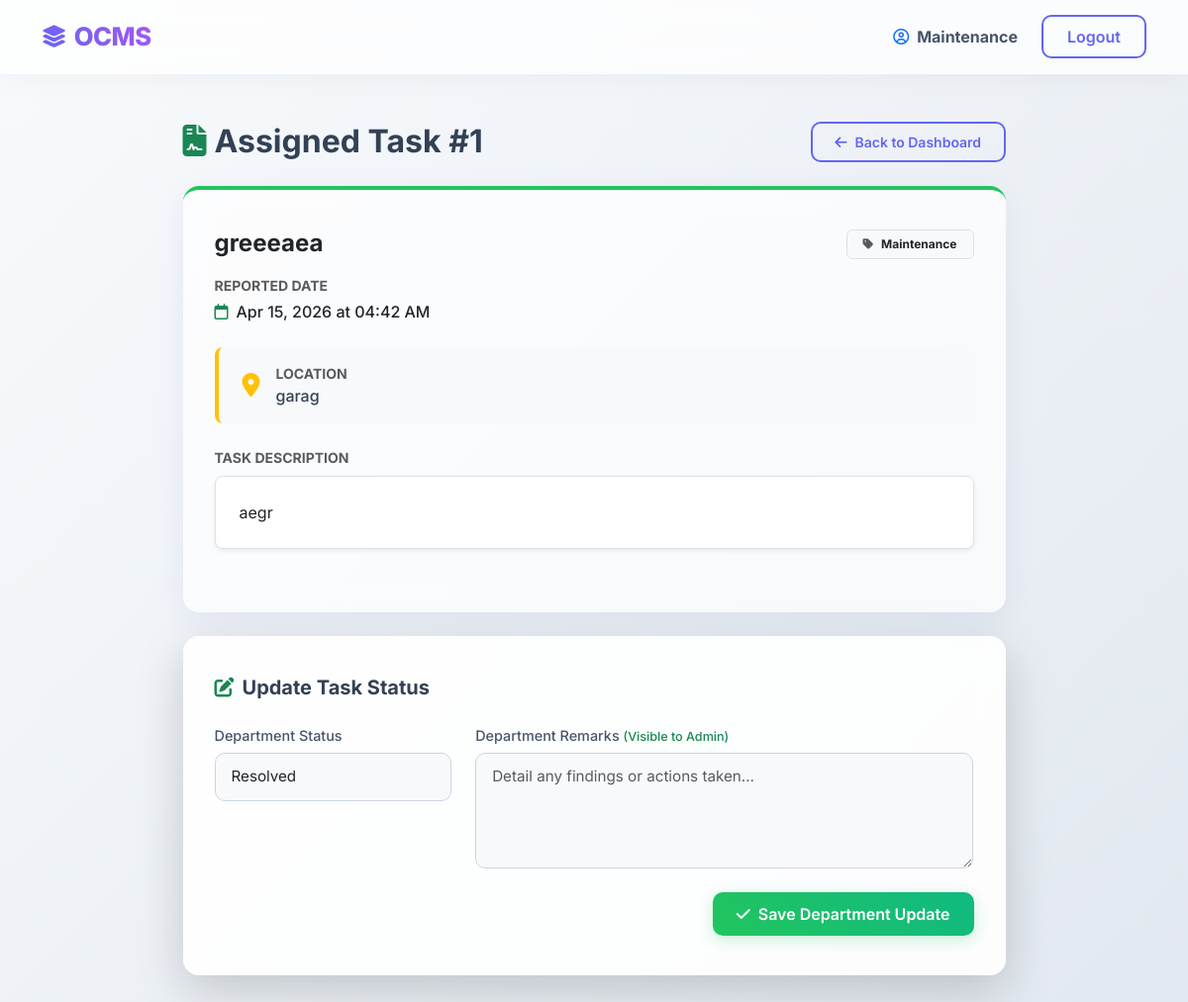
/department/complaint/1 (signed in), run on the app's committed database.
### app.py (models this page shows)
class Complaint(db.Model):
    __tablename__ = 'complaints'
    id = db.Column(db.Integer, primary_key=True)
    user_id = db.Column(db.Integer, db.ForeignKey('users.id'), nullable=False)
    title = db.Column(db.String(150), nullable=False)
    category = db.Column(db.String(50), nullable=False)
    description = db.Column(db.Text, nullable=False)
    location = db.Column(db.String(100))
    status = db.Column(db.String(20), default='Pending')
    admin_remarks = db.Column(db.Text)
    assigned_department_id = db.Column(db.Integer, db.ForeignKey('users.id'), nullable=True)
    department_status = db.Column(db.String(20), default='Pending')
    department_remarks = db.Column(db.Text)
    created_at = db.Column(db.DateTime, default=datetime.now)
    updated_at = db.Column(db.DateTime, default=datetime.now, onupdate=datetime.now)

### app.py (the view)
    @app.route('/department/complaint/<int:complaint_id>')
    @login_required(role='department')
    def department_view_complaint(complaint_id):
        c_item = Complaint.query.get_or_404(complaint_id)
        if c_item.assigned_department_id != session['user_id']:
            flash("Not assigned to your department.", "danger")
            return redirect(url_for('department_dashboard'))
        return render_template('department_complaint_detail.html', complaint=c_item)

### app.py (called while the page is built)
def login_required(role=None):
    def wrapper(func):
        @wraps(func)
        def decorated_view(*args, **kwargs):
            if 'user_id' not in session:
                return redirect(url_for('student_login'))
            if role and session.get('role') != role:
                flash("You aren't authorized to see this.", 'danger')
                return redirect(url_for('index'))
            return func(*args, **kwargs)
        return decorated_view
    return wrapper

### templates/department_complaint_detail.html (shortened to what this page needs)
{% extends 'base.html' %}
{% block content %}
<div class="row justify-content-center">
  <div class="col-lg-9">
    <div class="d-flex justify-content-between align-items-center mb-4">
      <h2 class="fw-bold mb-0">
        <i class="fa-solid fa-file-contract me-2 text-success"></i>Assigned Task #{{ complaint.id }}
      </h2>
      <a href="{{ url_for('department_dashboard') }}" class="btn btn-sm btn-custom-outline"><i class="fa-solid fa-arrow-left me-2"></i>Back to Dashboard</a>
    </div>
    <div class="glass-card mb-4 border-0" style="border-top: 4px solid #22c55e !important;">
      <div class="d-flex justify-content-between align-items-start mb-3">
        <h4 class="fw-bold mb-0 text-dark">{{ complaint.title }}</h4>
        <span class="badge bg-light text-dark border px-3 py-2"><i class="fa-solid fa-tag me-2 text-muted"></i>{{ complaint.category }}</span>
      </div>
      <div class="row mb-4">
        <div class="col-md-12">
          <p class="mb-1 text-muted small text-uppercase fw-bold">Reported Date</p>
          <div class="fw-medium text-dark">
            <i class="fa-regular fa-calendar text-success me-2"></i>{{ complaint.created_at.strftime('%b %d, %Y at %I:%M %p') }}
          </div>
        </div>
      </div>
      {% if complaint.location %}
      <div class="p-3 bg-light rounded-3 mb-4 d-flex align-items-center border-start border-4 border-warning">
        <i class="fa-solid fa-location-dot text-warning fs-4 me-3 ms-2"></i>
        <div>
          <div class="small text-muted fw-bold text-uppercase">Location</div>
          <div class="fw-medium">{{ complaint.location }}</div>
        </div>
      </div>
      {% endif %}
      <div class="mb-4">
        <p class="mb-2 text-muted small text-uppercase fw-bold">Task Description</p>
        <div class="p-4 bg-white rounded-3 border shadow-sm">
          <p class="mb-0 text-dark" style="white-space: pre-wrap;">{{ complaint.description }}</p>
        </div>
      </div>
    </div>
    <div class="glass-card border-0 shadow-lg" style="background: rgba(255, 255, 255, 0.9);">
      <h5 class="fw-bold mb-4"><i class="fa-solid fa-pen-to-square me-2 text-success"></i>Update Task Status</h5>
      <form method="post" action="{{ url_for('department_update_complaint', complaint_id=complaint.id) }}">
        <div class="row">
          <div class="col-md-4 mb-4 mb-md-0">
            <label for="department_status" class="form-label fw-medium">Department Status</label>
            <select class="form-select bg-light" id="department_status" name="department_status">
              <option value="Resolved" {% if complaint.department_status == 'Resolved' %}selected{% endif %}>Resolved</option>
            </select>
          </div>
          <div class="col-md-8 mb-4">
            <label for="department_remarks" class="form-label fw-medium">Department Remarks <span class="text-success small">(Visible to Admin)</span></label>
            <textarea class="form-control bg-light" id="department_remarks" name="department_remarks" rows="4" placeholder="Detail any findings or actions taken...">{{ complaint.department_remarks or '' }}</textarea>
          </div>
        </div>
        <div class="text-end">
          <button type="submit" class="btn btn-success-custom px-4"><i class="fa-solid fa-check me-2"></i>Save Department Update</button>
        </div>
      </form>
    </div>
  </div>
</div>
{% endblock %}

### templates/base.html (shortened to what this page needs)
<!doctype html>
<html lang="en">
<head>
  <link rel="stylesheet" href="https://cdn.jsdelivr.net/npm/bootstrap@5.3.3/dist/css/bootstrap.min.css">
  <link rel="stylesheet" href="https://cdnjs.cloudflare.com/ajax/libs/font-awesome/6.4.0/css/all.min.css">
  <link rel="stylesheet" href="{{ url_for('static', filename='css/style.css') }}">
</head>
<body>
<nav class="navbar navbar-expand-lg glass-nav mb-5 position-sticky top-0" style="z-index: 1030;">
  <div class="container">
    <a class="navbar-brand d-flex align-items-center" href="{{ url_for('index') }}">
      <i class="fa-solid fa-layer-group me-2" style="font-size: 1.4rem;"></i>
      OCMS
    </a>
    <div class="collapse navbar-collapse" id="navbarNav">
      <ul class="navbar-nav ms-auto align-items-center">
        {% if session.get('user_id') %}
          <li class="nav-item">
            <span class="navbar-text me-4 fw-bold">
              <i class="fa-regular fa-user-circle me-2 text-primary"></i>{{ session.get('user_name') }}
            </span>
          </li>
          <li class="nav-item mt-2 mt-lg-0">
            <a class="btn btn-custom-outline px-4" href="{{ url_for('logout') }}">Logout</a>
          </li>
        {% endif %}
      </ul>
    </div>
  </div>
</nav>
<div class="container fade-in mb-5">
  {% block content %}{% endblock %}
</div>
</body>
</html>

### static/css/style.css (style rules this page uses)
:root { --primary-color: #6366f1; --secondary-color: #a855f7; --bg-gradient-start: #f8fafc; --bg-gradient-end: #e2e8f0; --card-bg: rgba(255, 255, 255, 0.7); --card-border: rgba(255, 255, 255, 0.3); --shadow: 0 8px 32px 0 rgba(31, 38, 135, 0.07); }
body { font-family: 'Inter', sans-serif; background: linear-gradient(135deg, var(--bg-gradient-start), var(--bg-gradient-end)); background-attachment: fixed; min-height: 100vh; color: #334155; }
.glass-card { background: var(--card-bg); backdrop-filter: blur(12px); -webkit-backdrop-filter: blur(12px); border: 1px solid var(--card-border); box-shadow: var(--shadow); border-radius: 16px; padding: 2.5rem 2rem; transition: transform 0.3s ease, box-shadow 0.3s ease; }
.glass-nav { background: rgba(255, 255, 255, 0.75) !important; backdrop-filter: blur(15px); -webkit-backdrop-filter: blur(15px); border-bottom: 1px solid var(--card-border); box-shadow: 0 4px 30px rgba(0, 0, 0, 0.04); padding: 0.8rem 0; }
.glass-nav .navbar-brand { font-weight: 800; background: linear-gradient(45deg, var(--primary-color), var(--secondary-color)); -webkit-background-clip: text; background-clip: text; -webkit-text-fill-color: transparent; font-size: 1.6rem; letter-spacing: -0.5px; }
.glass-nav .nav-link, .glass-nav .navbar-text { color: #475569 !important; font-weight: 500; transition: color 0.3s ease; }
.btn-custom-outline { background: transparent; border: 2px solid var(--primary-color); color: var(--primary-color) !important; border-radius: 10px; padding: 0.5rem 1.4rem; font-weight: 600; transition: all 0.3s ease; }
.btn-success-custom { background: linear-gradient(45deg, #22c55e, #10b981); color: white; border: none; border-radius: 10px; padding: 0.6rem 1.2rem; font-weight: 600; transition: all 0.3s ease; box-shadow: 0 4px 15px rgba(34, 197, 94, 0.25); }
.form-control, .form-select { border-radius: 10px; border: 1px solid #cbd5e1; padding: 0.75rem 1rem; background: rgba(255, 255, 255, 0.85); transition: all 0.3s ease; font-size: 0.95rem; }
.form-label { font-weight: 500; color: #475569; font-size: 0.9rem; margin-bottom: 0.4rem; }
.fade-in { animation: fadeIn 0.6s cubic-bezier(0.16, 1, 0.3, 1); }

### data on the page
Complaint: get "Maintenance", id "1", title "greeeaea", category "Maintenance", created_at "Apr 15, 2026 at 04:42 AM", location "garag", description "aegr", department_status "Resolved"
